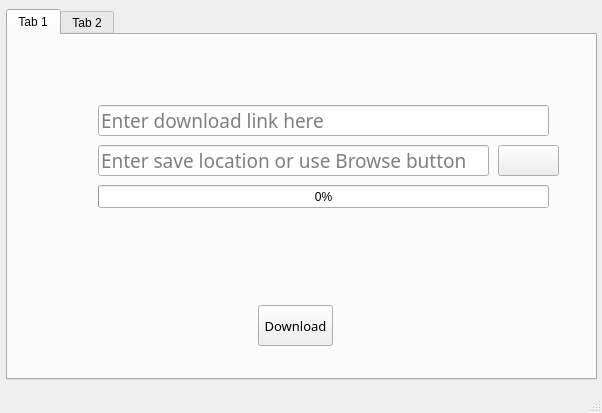
<?xml version="1.0" encoding="UTF-8"?>
<ui version="4.0">
 <class>MainWindow</class>
 <widget class="QMainWindow" name="MainWindow">
  <property name="geometry">
   <rect>
    <x>0</x>
    <y>0</y>
    <width>602</width>
    <height>413</height>
   </rect>
  </property>
  <property name="windowTitle">
   <string>MainWindow</string>
  </property>
  <widget class="QWidget" name="centralwidget">
   <widget class="QTabWidget" name="tabWidget">
    <property name="geometry">
     <rect>
      <x>6</x>
      <y>9</y>
      <width>591</width>
      <height>371</height>
     </rect>
    </property>
    <property name="currentIndex">
     <number>0</number>
    </property>
    <widget class="QWidget" name="tab">
     <attribute name="title">
      <string>Tab 1</string>
     </attribute>
     <widget class="QPushButton" name="pushButton">
      <property name="geometry">
       <rect>
        <x>250</x>
        <y>270</y>
        <width>75</width>
        <height>41</height>
       </rect>
      </property>
      <property name="font">
       <font>
        <family>Raleway</family>
        <pointsize>10</pointsize>
       </font>
      </property>
      <property name="text">
       <string>Download</string>
      </property>
     </widget>
     <widget class="QLineEdit" name="lineEdit">
      <property name="geometry">
       <rect>
        <x>90</x>
        <y>70</y>
        <width>451</width>
        <height>31</height>
       </rect>
      </property>
      <property name="font">
       <font>
        <family>Raleway</family>
        <pointsize>14</pointsize>
        <weight>50</weight>
        <bold>false</bold>
       </font>
      </property>
      <property name="placeholderText">
       <string>Enter download link here</string>
      </property>
     </widget>
     <widget class="QLineEdit" name="lineEdit_2">
      <property name="geometry">
       <rect>
        <x>90</x>
        <y>110</y>
        <width>391</width>
        <height>31</height>
       </rect>
      </property>
      <property name="font">
       <font>
        <family>Raleway</family>
        <pointsize>14</pointsize>
       </font>
      </property>
      <property name="placeholderText">
       <string>Enter save location or use Browse button</string>
      </property>
     </widget>
     <widget class="QPushButton" name="pushButton_2">
      <property name="geometry">
       <rect>
        <x>490</x>
        <y>110</y>
        <width>61</width>
        <height>31</height>
       </rect>
      </property>
      <property name="font">
       <font>
        <family>Raleway</family>
        <pointsize>21</pointsize>
       </font>
      </property>
      <property name="text">
       <string/>
      </property>
      <property name="icon">
       <iconset>
        <normaloff>icons/browse.png</normaloff>icons/browse.png</iconset>
      </property>
      <property name="iconSize">
       <size>
        <width>25</width>
        <height>25</height>
       </size>
      </property>
     </widget>
     <widget class="QProgressBar" name="progressBar">
      <property name="geometry">
       <rect>
        <x>90</x>
        <y>150</y>
        <width>451</width>
        <height>23</height>
       </rect>
      </property>
      <property name="value">
       <number>0</number>
      </property>
     </widget>
    </widget>
    <widget class="QWidget" name="tab_2">
     <attribute name="title">
      <string>Tab 2</string>
     </attribute>
     <widget class="QTabWidget" name="tabWidget_2">
      <property name="geometry">
       <rect>
        <x>-4</x>
        <y>9</y>
        <width>591</width>
        <height>341</height>
       </rect>
      </property>
      <property name="currentIndex">
       <number>1</number>
      </property>
      <widget class="QWidget" name="tab_3">
       <attribute name="title">
        <string>One video</string>
       </attribute>
       <widget class="QLineEdit" name="lineEdit_3">
        <property name="geometry">
         <rect>
          <x>90</x>
          <y>80</y>
          <width>391</width>
          <height>31</height>
         </rect>
        </property>
        <property name="font">
         <font>
          <family>Raleway</family>
          <pointsize>14</pointsize>
         </font>
        </property>
        <property name="placeholderText">
         <string>Enter save location or use Browse button</string>
        </property>
       </widget>
       <widget class="QLineEdit" name="lineEdit_4">
        <property name="geometry">
         <rect>
          <x>90</x>
          <y>40</y>
          <width>391</width>
          <height>31</height>
         </rect>
        </property>
        <property name="font">
         <font>
          <family>Raleway</family>
          <pointsize>14</pointsize>
         </font>
        </property>
        <property name="placeholderText">
         <string>Enter URL here</string>
        </property>
       </widget>
       <widget class="QPushButton" name="pushButton_3">
        <property name="geometry">
         <rect>
          <x>490</x>
          <y>80</y>
          <width>61</width>
          <height>31</height>
         </rect>
        </property>
        <property name="font">
         <font>
          <family>Raleway</family>
          <pointsize>28</pointsize>
         </font>
        </property>
        <property name="text">
         <string>...</string>
        </property>
       </widget>
       <widget class="QPushButton" name="pushButton_4">
        <property name="geometry">
         <rect>
          <x>250</x>
          <y>240</y>
          <width>75</width>
          <height>41</height>
         </rect>
        </property>
        <property name="font">
         <font>
          <family>Raleway</family>
          <pointsize>10</pointsize>
         </font>
        </property>
        <property name="text">
         <string>Download</string>
        </property>
       </widget>
       <widget class="QProgressBar" name="progressBar_2">
        <property name="geometry">
         <rect>
          <x>90</x>
          <y>120</y>
          <width>451</width>
          <height>23</height>
         </rect>
        </property>
        <property name="value">
         <number>0</number>
        </property>
       </widget>
       <widget class="QLabel" name="label_2">
        <property name="geometry">
         <rect>
          <x>140</x>
          <y>160</y>
          <width>91</width>
          <height>31</height>
         </rect>
        </property>
        <property name="font">
         <font>
          <family>Raleway</family>
          <pointsize>10</pointsize>
         </font>
        </property>
        <property name="text">
         <string>Video Quality:</string>
        </property>
       </widget>
       <widget class="QComboBox" name="comboBox">
        <property name="geometry">
         <rect>
          <x>240</x>
          <y>161</y>
          <width>221</width>
          <height>31</height>
         </rect>
        </property>
       </widget>
       <widget class="QPushButton" name="pushButton_5">
        <property name="geometry">
         <rect>
          <x>490</x>
          <y>40</y>
          <width>61</width>
          <height>31</height>
         </rect>
        </property>
        <property name="font">
         <font>
          <family>Raleway</family>
          <pointsize>10</pointsize>
         </font>
        </property>
        <property name="text">
         <string>Go</string>
        </property>
       </widget>
      </widget>
      <widget class="QWidget" name="tab_4">
       <attribute name="title">
        <string>Full Playlist</string>
       </attribute>
       <widget class="QLabel" name="label_3">
        <property name="geometry">
         <rect>
          <x>130</x>
          <y>130</y>
          <width>91</width>
          <height>31</height>
         </rect>
        </property>
        <property name="font">
         <font>
          <family>Raleway</family>
          <pointsize>10</pointsize>
          <weight>50</weight>
          <bold>false</bold>
         </font>
        </property>
        <property name="text">
         <string>Video Quality</string>
        </property>
       </widget>
       <widget class="QLineEdit" name="lineEdit_5">
        <property name="geometry">
         <rect>
          <x>100</x>
          <y>80</y>
          <width>391</width>
          <height>31</height>
         </rect>
        </property>
        <property name="font">
         <font>
          <family>Raleway</family>
          <pointsize>14</pointsize>
         </font>
        </property>
        <property name="placeholderText">
         <string>Enter save location or use Browse button</string>
        </property>
       </widget>
       <widget class="QPushButton" name="pushButton_6">
        <property name="geometry">
         <rect>
          <x>260</x>
          <y>260</y>
          <width>75</width>
          <height>41</height>
         </rect>
        </property>
        <property name="font">
         <font>
          <family>Raleway</family>
          <pointsize>10</pointsize>
         </font>
        </property>
        <property name="text">
         <string>Download</string>
        </property>
       </widget>
       <widget class="QProgressBar" name="progressBar_3">
        <property name="geometry">
         <rect>
          <x>100</x>
          <y>210</y>
          <width>451</width>
          <height>23</height>
         </rect>
        </property>
        <property name="value">
         <number>0</number>
        </property>
       </widget>
       <widget class="QPushButton" name="pushButton_7">
        <property name="geometry">
         <rect>
          <x>500</x>
          <y>40</y>
          <width>61</width>
          <height>31</height>
         </rect>
        </property>
        <property name="font">
         <font>
          <family>Raleway</family>
          <pointsize>10</pointsize>
         </font>
        </property>
        <property name="text">
         <string>Go</string>
        </property>
       </widget>
       <widget class="QComboBox" name="comboBox_2">
        <property name="geometry">
         <rect>
          <x>250</x>
          <y>131</y>
          <width>221</width>
          <height>31</height>
         </rect>
        </property>
       </widget>
       <widget class="QLineEdit" name="lineEdit_6">
        <property name="geometry">
         <rect>
          <x>100</x>
          <y>40</y>
          <width>391</width>
          <height>31</height>
         </rect>
        </property>
        <property name="font">
         <font>
          <family>Raleway</family>
          <pointsize>14</pointsize>
         </font>
        </property>
        <property name="placeholderText">
         <string>Enter URL here</string>
        </property>
       </widget>
       <widget class="QPushButton" name="pushButton_8">
        <property name="geometry">
         <rect>
          <x>500</x>
          <y>80</y>
          <width>61</width>
          <height>31</height>
         </rect>
        </property>
        <property name="font">
         <font>
          <family>Raleway</family>
          <pointsize>21</pointsize>
         </font>
        </property>
        <property name="cursor">
         <cursorShape>IBeamCursor</cursorShape>
        </property>
        <property name="text">
         <string>...</string>
        </property>
       </widget>
       <widget class="QLabel" name="label_4">
        <property name="geometry">
         <rect>
          <x>80</x>
          <y>170</y>
          <width>91</width>
          <height>31</height>
         </rect>
        </property>
        <property name="font">
         <font>
          <family>Raleway</family>
          <pointsize>10</pointsize>
         </font>
        </property>
        <property name="text">
         <string>Current Video:</string>
        </property>
       </widget>
       <widget class="QLabel" name="label_5">
        <property name="geometry">
         <rect>
          <x>340</x>
          <y>170</y>
          <width>91</width>
          <height>31</height>
         </rect>
        </property>
        <property name="font">
         <font>
          <family>Raleway</family>
          <pointsize>10</pointsize>
         </font>
        </property>
        <property name="text">
         <string>Playlist Video:</string>
        </property>
       </widget>
       <widget class="QLCDNumber" name="lcdNumber_2">
        <property name="geometry">
         <rect>
          <x>440</x>
          <y>170</y>
          <width>64</width>
          <height>31</height>
         </rect>
        </property>
        <property name="font">
         <font>
          <family>Raleway</family>
         </font>
        </property>
       </widget>
       <widget class="QLCDNumber" name="lcdNumber_3">
        <property name="geometry">
         <rect>
          <x>180</x>
          <y>170</y>
          <width>64</width>
          <height>31</height>
         </rect>
        </property>
        <property name="font">
         <font>
          <family>Raleway</family>
         </font>
        </property>
       </widget>
      </widget>
     </widget>
    </widget>
   </widget>
  </widget>
  <widget class="QMenuBar" name="menubar">
   <property name="geometry">
    <rect>
     <x>0</x>
     <y>0</y>
     <width>602</width>
     <height>21</height>
    </rect>
   </property>
  </widget>
  <widget class="QStatusBar" name="statusbar"/>
 </widget>
 <resources>
  <include location="photo.qrc"/>
 </resources>
 <connections/>
</ui>
